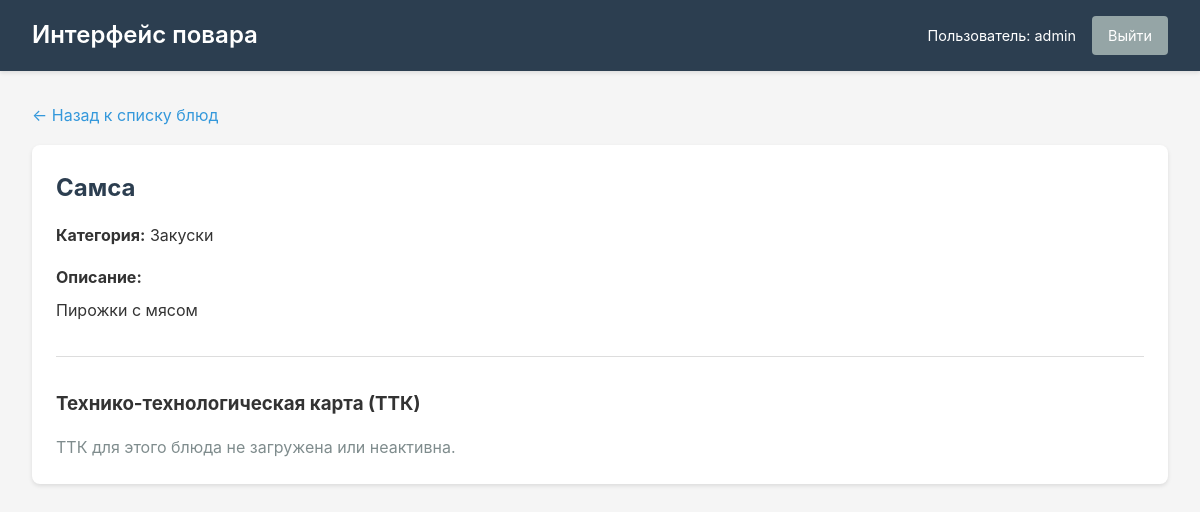
Screenshot of /chef/dish/3/ (signed in) with the database file from the repository.
### core/models.py (models this page shows, shortened)
class MenuItem(models.Model):
    name = models.CharField(max_length=255, verbose_name='Название (базовое)')
    description = models.TextField(blank=True, null=True, verbose_name='Описание (базовое)', help_text='Поддерживает HTML')
    category = models.CharField(max_length=100, verbose_name='Категория (базовая)')
    price = models.DecimalField(max_digits=10, decimal_places=2, blank=True, null=True, verbose_name='Цена')
    image = models.URLField(max_length=500, blank=True, null=True, verbose_name='Изображение')
    order = models.IntegerField(default=0, validators=[MinValueValidator(0)], verbose_name='Порядок')
    active = models.BooleanField(default=True, verbose_name='Активно')
    related_stories = models.ManyToManyField('Story', blank=True, related_name='menu_items', verbose_name='Связанные истории')
    created_at = models.DateTimeField(auto_now_add=True)
    updated_at = models.DateTimeField(auto_now=True)
    class Meta:
        db_table = 'menu_items'
        verbose_name = 'Блюдо'
        verbose_name_plural = 'Блюда'
        ordering = ['order', 'name']
        indexes = [
            models.Index(fields=['category']),
            models.Index(fields=['active']),
            models.Index(fields=['order']),
        ]

### core/views.py (the view)
# urls.py: path('dish/<int:dish_id>/', views.chef_dish_detail, name='dish_detail'),
@login_required
def chef_dish_detail(request, dish_id):
    try:
        dish = MenuItem.objects.select_related('ttk').prefetch_related('translations').get(id=dish_id)
    except MenuItem.DoesNotExist:
        messages.error(request, 'Блюдо не найдено.')
        return redirect('chef:dashboard')
    ttk = dish.ttk if hasattr(dish, 'ttk') else None
    context = {
        'dish': dish,
        'ttk': ttk,
        'user': request.user,
    }
    return render(request, 'chef/dish_detail.html', context)

### core/templates/chef/dish_detail.html (shortened to what this page needs)
{% extends "chef/base.html" %}
{% block content %}
<a href="{% url 'chef:dashboard' %}" class="back-link">← Назад к списку блюд</a>
<div class="card">
    <h2>{{ dish.name }}</h2>
    <div style="margin-bottom: 1rem;">
        <strong>Категория:</strong> {{ dish.category }}
    </div>
    {% if dish.description %}
    <div style="margin-bottom: 1.5rem;">
        <strong>Описание:</strong>
        <div style="margin-top: 0.5rem;">{{ dish.description|safe }}</div>
    </div>
    {% endif %}
    <div style="margin-top: 2rem; padding-top: 2rem; border-top: 1px solid #ddd;">
        <h3>Технико-технологическая карта (ТТК)</h3>
        {% if ttk and ttk.active %}
        <div style="margin-top: 1rem;">
            <div style="margin-bottom: 0.5rem;">
                <strong>Файл:</strong> {{ ttk.get_file_name }}
            </div>
            {% if ttk.version %}
            <div style="margin-bottom: 0.5rem;">
                <strong>Версия:</strong> {{ ttk.version }}
            </div>
            {% endif %}
            {% if ttk.notes %}
            <div style="margin-bottom: 1rem;">
                <strong>Примечания:</strong> {{ ttk.notes }}
            </div>
            {% endif %}
            <div style="margin-bottom: 0.5rem;">
                <strong>Дата обновления:</strong> {{ ttk.updated_at|date:"d.m.Y H:i" }}
            </div>
            <div style="margin-top: 1rem;">
                <a href="{% url 'chef:ttk_view' dish.id %}" class="btn">Просмотр ТТК</a>
                {% if ttk.ttk_file %}
                <a href="{{ ttk.ttk_file.url }}" class="btn btn-secondary" target="_blank" style="margin-left: 0.5rem;">Скачать файл</a>
                {% endif %}
            </div>
        </div>
        {% else %}
        <div style="margin-top: 1rem; color: #7f8c8d;">
            ТТК для этого блюда не загружена или неактивна.
        </div>
        {% endif %}
    </div>
</div>
{% endblock %}

### core/templates/chef/base.html (shortened to what this page needs)
<!DOCTYPE html>
<html lang="ru">
<head>
</head>
<body>
    <header class="header">
        <div class="header-content">
            <h1>{% block header_title %}Интерфейс повара{% endblock %}</h1>
            {% if user.is_authenticated %}
            <div class="header-user">
                <span>Пользователь: {{ user.username }}</span>
                <a href="{% url 'chef:logout' %}" class="btn btn-secondary">Выйти</a>
            </div>
            {% endif %}
        </div>
    </header>
    <div class="container">
        {% block content %}{% endblock %}
    </div>
</body>
</html>

### core/templates/chef/base.html (style rules this page uses)
* { margin: 0; padding: 0; box-sizing: border-box; }
body { font-family: -apple-system, BlinkMacSystemFont, 'Segoe UI', Roboto, 'Helvetica Neue', Arial, sans-serif; background-color: #f5f5f5; color: #333; line-height: 1.6; }
.header { background-color: #2c3e50; color: white; padding: 1rem 2rem; box-shadow: 0 2px 4px rgba(0,0,0,0.1); }
.header-content { max-width: 1200px; margin: 0 auto; display: flex; justify-content: space-between; align-items: center; }
.header h1 { font-size: 1.5rem; font-weight: 600; }
.header-user { display: flex; align-items: center; gap: 1rem; }
.header-user span { font-size: 0.9rem; }
.btn { display: inline-block; padding: 0.5rem 1rem; background-color: #3498db; color: white; text-decoration: none; border-radius: 4px; border: none; cursor: pointer; font-size: 0.9rem; transition: background-color 0.3s; }
.btn-secondary { background-color: #95a5a6; }
.container { max-width: 1200px; margin: 2rem auto; padding: 0 2rem; }
.card { background: white; border-radius: 8px; padding: 1.5rem; margin-bottom: 1rem; box-shadow: 0 2px 4px rgba(0,0,0,0.1); }
.card h2 { margin-bottom: 1rem; color: #2c3e50; }
.back-link { display: inline-block; margin-bottom: 1rem; color: #3498db; text-decoration: none; }

### rows the page displays
MenuItem: name "Самса", category "Закуски", description "Пирожки с мясом"

### other values shown
{{ user.username }} "admin"
